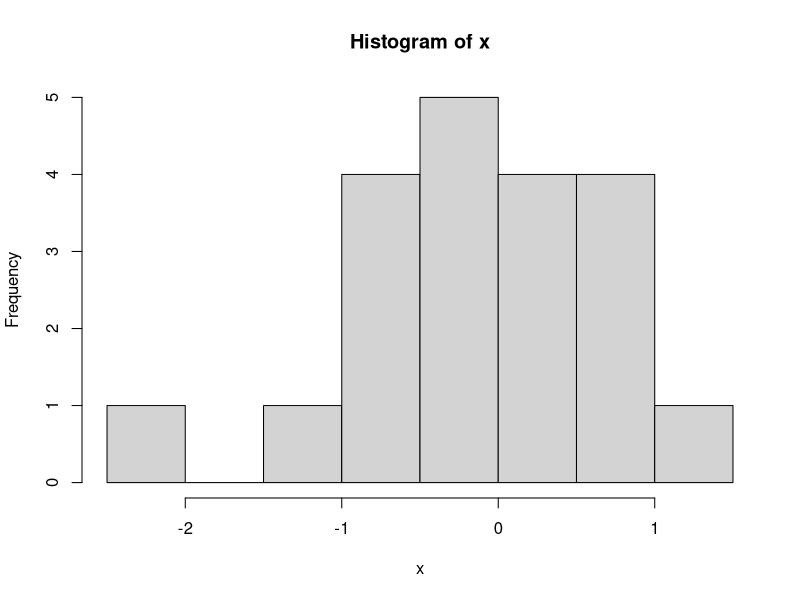
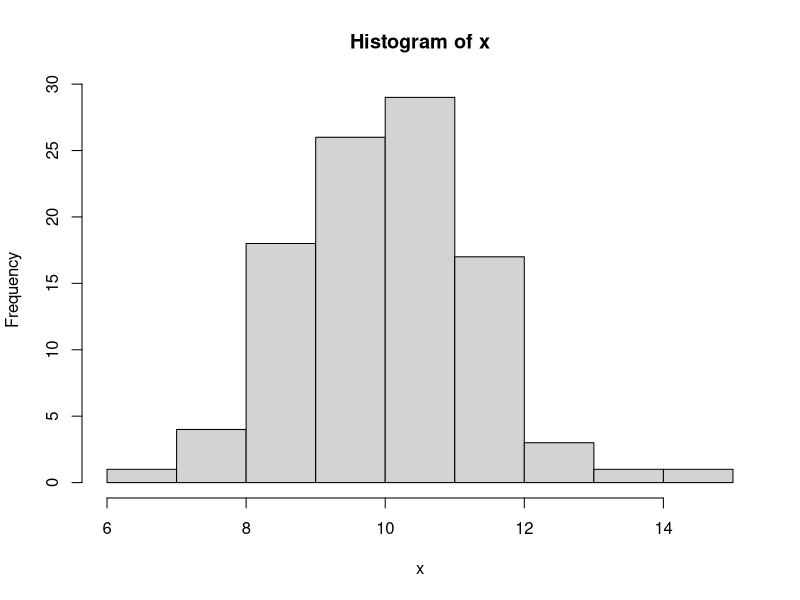
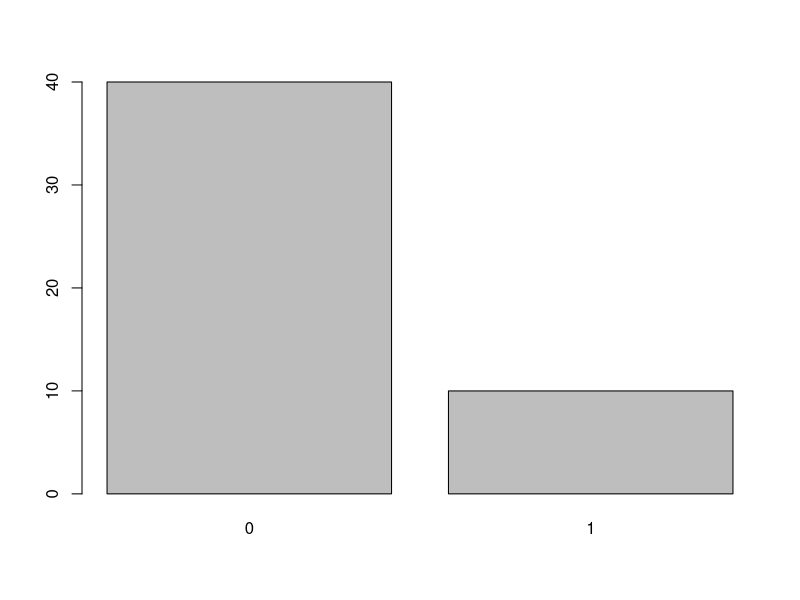
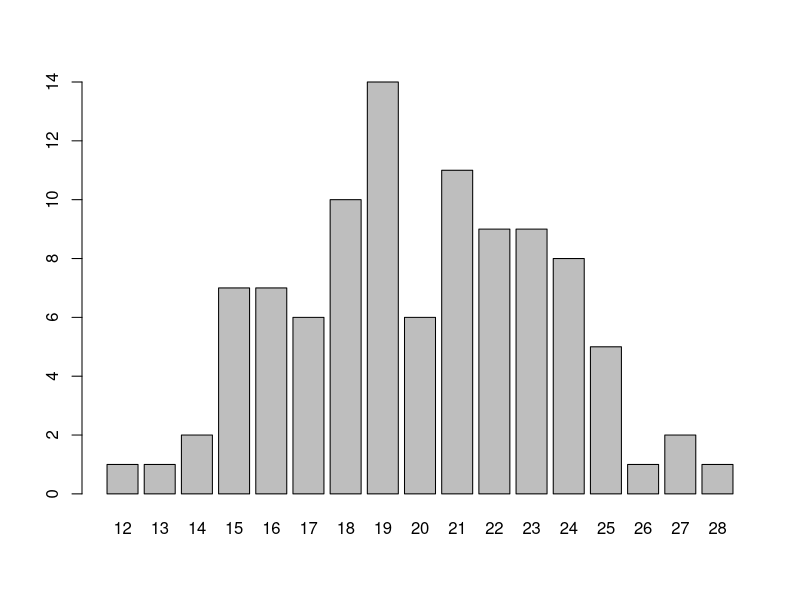

Source code (R) for these figures, in order:
## ---- chunk 1
dnorm(1, mean=0, sd=1)
## ---- chunk 2
dnorm(-0.5, mean=0, sd=1)
## ---- chunk 3
pnorm(0, mean=0, sd=1)
## ---- chunk 4
pnorm(1, mean=0, sd=1)
## ---- chunk 5
1-pnorm(1, mean=0, sd=1)
## ---- chunk 6
pnorm(1, mean=0, sd=1, lower.tail=FALSE)
## ---- chunk 7
pnorm(1, mean=0, sd=1) - pnorm(0, mean=0, sd=1)
## ---- chunk 8
pnorm(0, mean=4, sd=3)
## ---- chunk 9
pnorm(5, mean=2, sd=sqrt(3), lower.tail=FALSE)
## ---- chunk 10
qnorm(0.05, mean=0, sd=1)
## ---- chunk 11
qnorm(0.025, mean=0, sd=1, lower.tail=FALSE)
## ---- chunk 12
qnorm(0.1, mean=-4, sd=sqrt(2), lower.tail=FALSE)
## ---- chunk 13
x = rnorm(20, mean=0, sd=1)
x
hist(x)
## ---- chunk 14
x = rnorm(100, mean=10, sd=sqrt(2))
x
hist(x)
## ---- chunk 15
dbinom(2, size=5, prob=0.5)
## ---- chunk 16
choose(5,2)*0.5^2*(1-0.5)^(5-2)
## ---- chunk 17
dbinom(2, size=5, prob=0.5) + dbinom(1, size=5, prob=0.5) + dbinom(0, size=5, prob=0.5)
## ---- chunk 18
pbinom(2, size=5, prob=0.5)
## ---- chunk 19
pbinom(20, size=100, prob=0.25)
## ---- chunk 20
1-pbinom(19, size=100, prob=0.25)
## ---- chunk 21
pbinom(19, size=100, prob=0.25, lower.tail=FALSE)
## ---- chunk 22
qbinom(0.25, size=20, prob=0.5)
## ---- chunk 23
x = rbinom(50, size=1, prob=0.2)
x
barplot(table(x))
## ---- chunk 24
x = rbinom(100, size=100, prob=0.2)
x
barplot(table(x))
